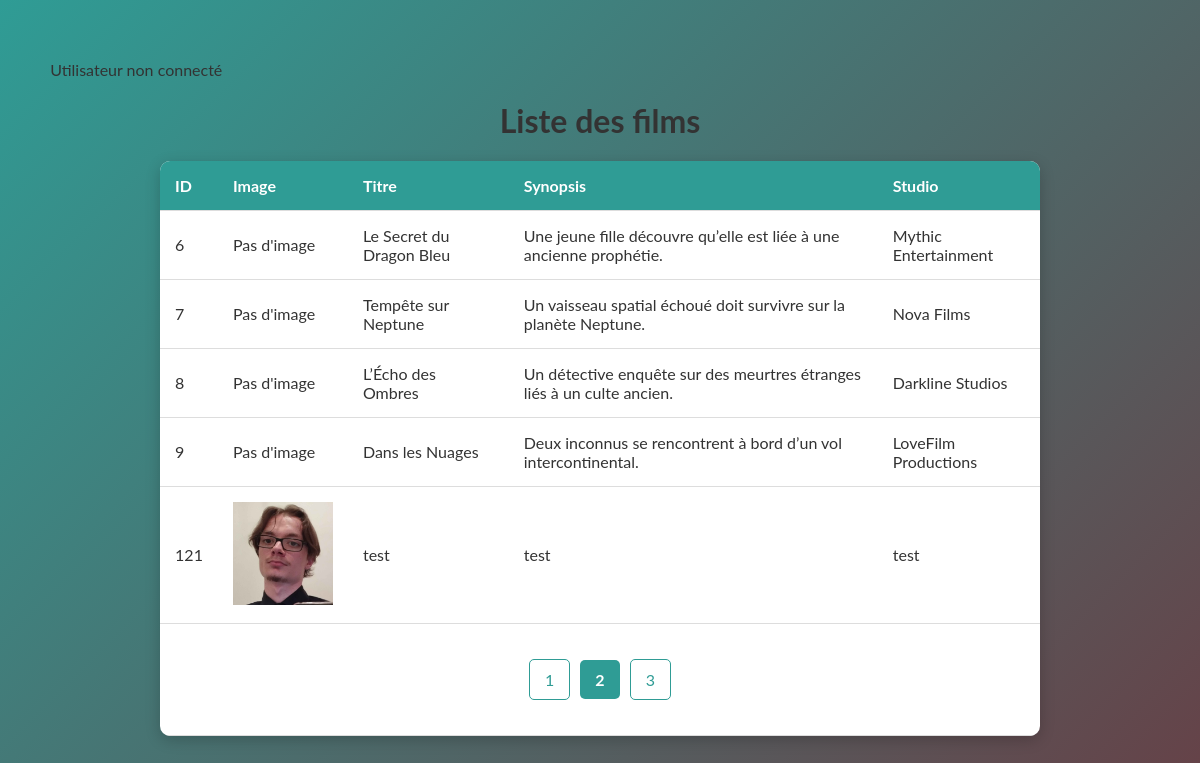
Page /www/pagination.php?page=2 on the committed database.
### tables this page shows
CREATE TABLE `film` (
  `id` int NOT NULL,
  `title` varchar(250) NOT NULL,
  `synopsis` varchar(150) NOT NULL,
  `studio` varchar(255) NOT NULL,
  `img` blob NOT NULL,
  `img_type` varchar(50) NOT NULL
);

### www/pagination.php (the view, shortened to what this page needs)
<?php
$pdo = connexion();
?>
<!DOCTYPE html>
<html>
    <head>
        <link href="./asset/pagination.css" rel="stylesheet">
    </head>
    <body>
        <div style="text-align: left;">
            <?php if ($_SESSION['role'] !== 'invite' && $_SESSION['role'] === 'admin'): ?>
                <p>Utilisateur connecté (Rôle : <strong><?php echo htmlspecialchars($_SESSION['role']); ?></strong>)</p>
            <?php else: ?>
                <p>Utilisateur non connecté</p>
            <?php endif; ?>
            <center>
            <h1>Liste des films</h1>
            <table>
                <?php
                $limit = 5;
                $request = 'SELECT COUNT(*) as total FROM film';
                $stmt = $pdo->prepare($request);
                $stmt->execute();
                $total = $stmt->fetch(PDO::FETCH_ASSOC)['total'];
                $totalPages = ceil($total / $limit);
                $page = isset($_GET['page']) ? (int)$_GET['page'] : 1;
                $offset = ($page - 1) * $limit;
                ?>
                <tr>
                    <th>ID</th>
                    <th>Image</th>
                    <th>Titre</th>
                    <th>Synopsis</th>
                    <th>Studio</th>
                </tr>
                <?php
                $request = 'SELECT * FROM film LIMIT :limit OFFSET :offset';
                $stmt = $pdo->prepare($request);
                $stmt->bindParam(':limit', $limit, PDO::PARAM_INT);
                $stmt->bindParam(':offset', $offset, PDO::PARAM_INT);
                $stmt->execute();
                while ($row = $stmt->fetch()) {
                    ?>
                    <tr>
                        <td><?php echo $row['id']; ?></td>
                        <td style="text-align: left;">
                            <?php if (!empty($row['img'])): ?>
                                <img src="./uploads/<?php echo htmlspecialchars($row['img']); ?>" alt="Image" style="width: 100px; height: auto;">
                            <?php else: ?>
                                Pas d'image
                            <?php endif; ?>
                        </td>
                        <td><?php echo $row['title']; ?></td>
                        <td><?php echo $row['synopsis']; ?></td>
                        <td><?php echo $row['studio']; ?></td>
                    </tr>
                    <?php
                }
                ?>
                <tr>
                    <td colspan="5">
                        <div class="pagination">
                            <?php
                            for ($i = 1; $i <= $totalPages; $i++) {
                                if ($i == $page) {
                                    echo '<strong>' . $i . '</strong>';
                                } else {
                                    echo '<a href="?page=' . $i . '">' . $i . '</a>';
                                }
                            }
                            ?>
                        </div>
                    </td>
                </tr>
            </table>
            </center>
        </div>
    </body>
</html>

### www/asset/pagination.css (style rules this page uses)
body { font-family: 'Lato', 'sans-serif'; background: linear-gradient(135deg, #2F9C95, #664147); margin: 0; padding: 0; color: #333; display: flex; justify-content: center; align-items: center; min-height: 100vh; }
table { width: 80%; border-collapse: collapse; margin: 20px auto; background: #fff; border-radius: 10px; overflow: hidden; box-shadow: 0 4px 15px rgba(0, 0, 0, 0.2); }
th, td { padding: 15px; text-align: left; border-bottom: 1px solid #ddd; }
th { background: #2F9C95; color: #fff; font-weight: bold; }
.pagination { text-align: center; margin: 20px 0; }
.pagination a { display: inline-block; margin: 0 5px; padding: 10px 15px; text-decoration: none; color: #2F9C95; border: 1px solid #2F9C95; border-radius: 5px; transition: background 0.3s, color 0.3s; }
.pagination strong { display: inline-block; margin: 0 5px; padding: 10px 15px; background: #2F9C95; color: #fff; border-radius: 5px; }

### rows in the picture
film: id "6", img "Pas d'image", title "Le Secret du Dragon Bleu", synopsis "Une jeune fille découvre qu’elle est liée à une ancienne prophétie.", studio "Mythic Entertainment"
film: id "7", img "Pas d'image", title "Tempête sur Neptune", synopsis "Un vaisseau spatial échoué doit survivre sur la planète Neptune.", studio "Nova Films"
film: id "8", img "Pas d'image", title "L’Écho des Ombres", synopsis "Un détective enquête sur des meurtres étranges liés à un culte ancien.", studio "Darkline Studios"
film: id "9", img "Pas d'image", title "Dans les Nuages", synopsis "Deux inconnus se rencontrent à bord d’un vol intercontinental.", studio "LoveFilm Productions"
film: id "121", img (picture), title "test", synopsis "test", studio "test"
